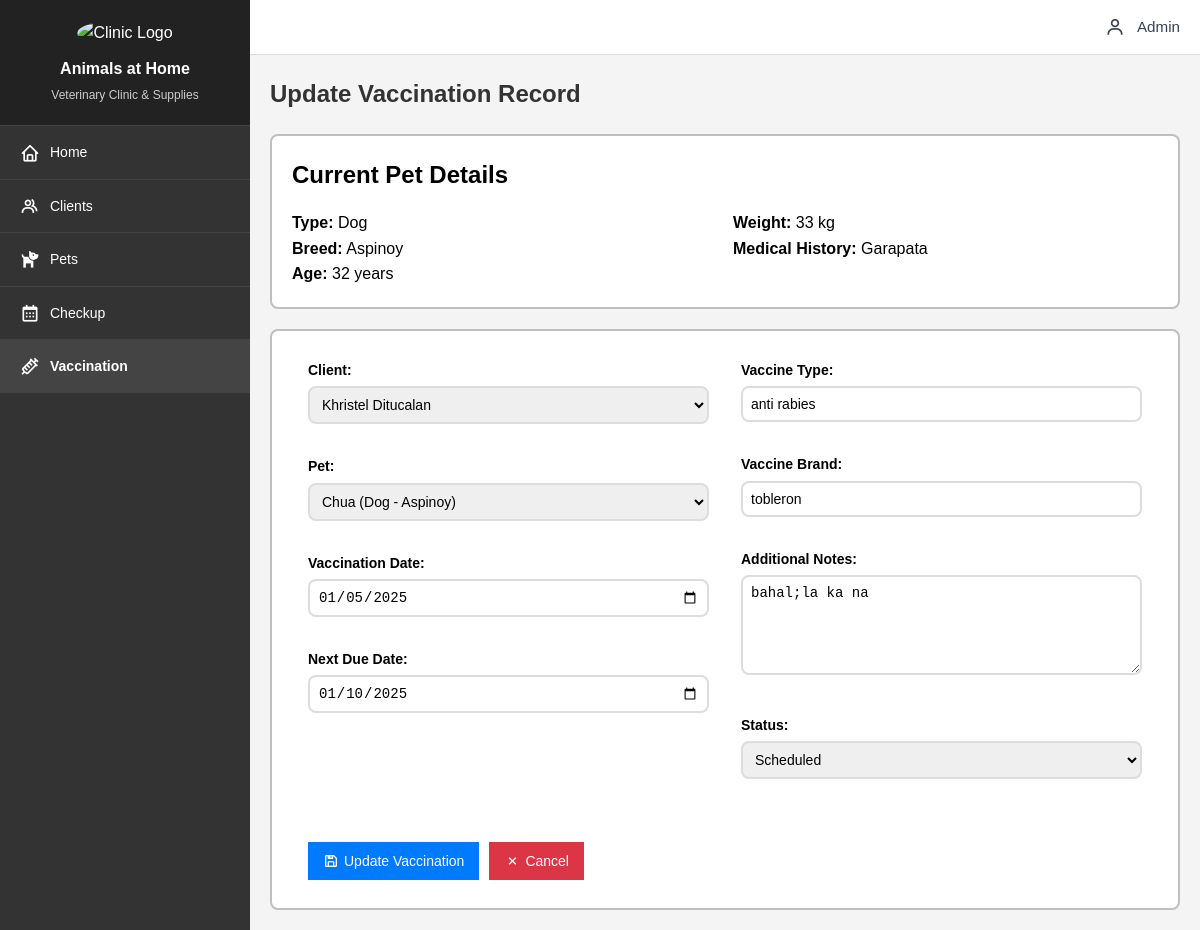
The app's page /vaccination/update.php?id=3 (signed in) with its own data.
### tables this page shows
CREATE TABLE `vaccination_info` (
  `id` int(11) NOT NULL,
  `clientid` int(11) NOT NULL,
  `petid` int(11) NOT NULL,
  `vaccination_date` date NOT NULL,
  `vaccine_type` varchar(100) NOT NULL,
  `vaccine_brand` varchar(100) NOT NULL,
  `next_vaccination_date` date NOT NULL,
  `notes` text DEFAULT NULL,
  `status` varchar(20) NOT NULL
);

CREATE TABLE `pet_info` (
  `id` int(6) NOT NULL,
  `pet_type` varchar(20) DEFAULT NULL,
  `pet_breed` varchar(20) DEFAULT NULL,
  `pet_name` varchar(20) DEFAULT NULL,
  `pet_gender` varchar(20) DEFAULT NULL,
  `pet_color` varchar(20) DEFAULT NULL,
  `dob` datetime DEFAULT NULL,
  `age` varchar(20) DEFAULT NULL,
  `weight` varchar(20) DEFAULT NULL,
  `med_history` varchar(50) DEFAULT NULL,
  `reg_date` datetime DEFAULT current_timestamp()
);

### vaccination/update.php (the view, shortened to what this page needs)
<?php
require_once '../config/database.php';
$id = isset($_GET['id']) ? $_GET['id'] : 0;
$result = $mysqli->query("SELECT v.*, p.pet_type, p.pet_breed, p.age, p.weight, p.med_history
    FROM vaccination_info v
    LEFT JOIN pet_info p ON v.petid = p.id
    WHERE v.id = $id");
$vaccination = $result->fetch_assoc();
$clients = $mysqli->query("SELECT id, CONCAT(fname, ' ', lname) as name FROM client_info ORDER BY lname, fname");
$pets = $mysqli->query("SELECT id, pet_name, pet_type, pet_breed, age, weight, med_history FROM pet_info ORDER BY pet_name");
?>
<!DOCTYPE html>
<html lang="en">
<head>
  <link href='https://unpkg.com/boxicons@2.1.4/css/boxicons.min.css' rel='stylesheet'>
  <link rel="stylesheet" href="../css/style.css">
</head>
<body>
  <div class="wrapper">
    <nav id="sidebar">
      <div class="sidebar-header">
        <img src="../images/aah-logo.jpg" alt="Clinic Logo" class="logo">
        <div class="clinic-info">
          <h3>Animals at Home</h3>
          <p>Veterinary Clinic & Supplies</p>
        </div>
      </div>
      <ul class="nav-links">
        <li>
          <a href="../index.php">
            <i class='bx bx-home'></i>
            <span>Home</span>
          </a>
        </li>
        <li>
          <a href="../clients/index.php">
            <i class='bx bx-group'></i>
            <span>Clients</span>
          </a>
        </li>
        <li>
          <a href="../pets/index.php">
            <i class='bx bxs-dog'></i>
            <span>Pets</span>
          </a>
        </li>
        <li>
          <a href="../appointments/index.php">
            <i class='bx bx-calendar'></i>
            <span>Checkup</span>
          </a>
        </li>
        <li class="active">
          <a href="../vaccination/index.php">
            <i class='bx bx-injection'></i>
            <span>Vaccination</span>
          </a>
        </li>
      </ul>
    </nav>
    <div id="content">
      <header>
        <div class="user-menu">
          <i class='bx bx-user'></i>
          <span>Admin</span>
        </div>
      </header>
      <main>
        <div class="content-header">
          <h1>Update Vaccination Record</h1>
        </div>
        <div class="form-container" style="margin-bottom: 20px;">
          <h2>Current Pet Details</h2>
          <div class="pet-details" style="display: grid; grid-template-columns: repeat(2, 1fr); gap: 1rem; margin-top: 1rem;">
            <div>
              <p><strong>Type:</strong> <?php echo htmlspecialchars($vaccination['pet_type']); ?></p>
              <p><strong>Breed:</strong> <?php echo htmlspecialchars($vaccination['pet_breed']); ?></p>
              <p><strong>Age:</strong> <?php echo $vaccination['age']; ?> years</p>
            </div>
            <div>
              <p><strong>Weight:</strong> <?php echo $vaccination['weight']; ?> kg</p>
              <p><strong>Medical History:</strong> <?php echo htmlspecialchars($vaccination['med_history']); ?></p>
            </div>
          </div>
        </div>
        <div class="form-container">
          <form method="POST" class="crud-form two-columns">
            <div class="form-column">
              <div class="form-group">
                <label>Client:</label>
                <select name="client_id" required>
                  <?php while ($client = $clients->fetch_assoc()): ?>
                    <option value="<?php echo $client['id']; ?>" <?php echo $client['id'] == $vaccination['clientid'] ? 'selected' : ''; ?>>
                      <?php echo $client['name']; ?>
                    </option>
                  <?php endwhile; ?>
                </select>
              </div>
              <div class="form-group">
                <label>Pet:</label>
                <select name="pet_id" required>
                  <?php while ($pet = $pets->fetch_assoc()): ?>
                    <option value="<?php echo $pet['id']; ?>" <?php echo $pet['id'] == $vaccination['petid'] ? 'selected' : ''; ?>>
                      <?php echo $pet['pet_name']; ?>
                      (<?php echo $pet['pet_type']; ?> - <?php echo $pet['pet_breed']; ?>)
                    </option>
                  <?php endwhile; ?>
                </select>
              </div>
              <div class="form-group">
                <label>Vaccination Date:</label>
                <input type="date" name="vaccination_date" value="<?php echo date('Y-m-d', strtotime($vaccination['vaccination_date'])); ?>" required>
              </div>
              <div class="form-group">
                <label>Next Due Date:</label>
                <input type="date" name="next_vaccination_date" value="<?php echo date('Y-m-d', strtotime($vaccination['next_vaccination_date'])); ?>" required>
              </div>
            </div>
            <div class="form-column">
              <div class="form-group">
                <label>Vaccine Type:</label>
                <input type="text" name="vaccine_type" value="<?php echo $vaccination['vaccine_type']; ?>" required>
              </div>
              <div class="form-group">
                <label>Vaccine Brand:</label>
                <input type="text" name="vaccine_brand" value="<?php echo $vaccination['vaccine_brand']; ?>" required>
              </div>
              <div class="form-group">
                <label>Additional Notes:</label>
                <textarea name="notes"><?php echo $vaccination['notes']; ?></textarea>
              </div>
              <div class="form-group">
                <label>Status:</label>
                <select name="status" required>
                  <option value="Scheduled" <?php echo $vaccination['status'] == 'Scheduled' ? 'selected' : ''; ?>>Scheduled</option>
                </select>
              </div>
            </div>
            <div class="form-actions full-width">
              <button type="submit" class="btn-submit">
                <i class='bx bx-save'></i>
                <span>Update Vaccination</span>
              </button>
              <a href="index.php" class="btn-cancel">
                <i class='bx bx-x'></i>
                <span>Cancel</span>
              </a>
            </div>
          </form>
        </div>
      </main>
    </div>
  </div>
</body>
</html>

### css/style.css (style rules this page uses)
* { margin: 0; padding: 0; box-sizing: border-box; }
body { font-family: Helvetica, sans-serif; line-height: 1.6; background: #f4f4f4; }
.wrapper { display: flex; min-height: 100vh; }
#sidebar { width: 250px; background: #333; color: #fff; }
.sidebar-header { padding: 20px; text-align: center; background: #222; border-bottom: 1px solid #444; }
.logo { width: 80px; margin-bottom: 10px; border-radius: 50%; }
.clinic-info h3 { font-size: 16px; margin-bottom: 5px; }
.clinic-info p { font-size: 12px; color: #ccc; }
.nav-links { list-style: none; }
.nav-links li a { display: flex; align-items: center; padding: 15px 20px; color: #fff; text-decoration: none; font-size: 14px; border-bottom: 1px solid #444; }
.nav-links li a i { margin-right: 10px; font-size: 20px; }
.nav-links li.active a { background: #444; font-weight: bold; }
#content { flex: 1; background: #f4f4f4; }
header { background: #fff; padding: 15px 20px; border-bottom: 1px solid #ddd; display: flex; justify-content: flex-end; }
.user-menu { display: flex; align-items: center; gap: 0.75rem; color: #374151; }
.user-menu i { font-size: 1.25rem; }
.user-menu span { font-size: 0.95rem; font-weight: 500; }
main { padding: 20px; }
.content-header { display: flex; justify-content: space-between; align-items: center; margin-bottom: 20px; }
.content-header h1 { font-size: 24px; color: #333; }
.btn-add, .btn-search, .btn-clear, .btn-submit, .btn-cancel { padding: 8px 15px; border: none; cursor: pointer; font-size: 14px; text-decoration: none; color: #fff; display: flex; align-items: center; gap: 5px; }
.btn-add i, .btn-search i, .btn-clear i, .btn-submit i, .btn-cancel i { font-size: 16px; }
.btn-submit { background: #007bff; }
.btn-cancel { background: #dc3545; }
.form-container { background: #fff; padding: 20px; border: 2px solid rgba(0, 0, 0, 0.25); border-radius: 8px; }
.form-container form { padding: 8px 16px; }
.crud-form { display: grid; grid-template-columns: 1fr 1fr; gap: 2rem; }
.form-group { margin-bottom: 15px; }
.form-group label { display: block; margin-bottom: 5px; font-weight: bold; font-size: 14px; }
.form-group input, .form-group textarea, .form-group select { width: 100%; padding: 8px; border: 2px solid #ddd; border-radius: 8px; font-size: 14px; }
.form-group textarea { height: 100px; resize: vertical; }
.form-actions { display: flex; gap: 10px; margin-top: 20px; }
.form-column { display: flex; flex-direction: column; gap: 1rem; }
.form-actions.full-width { grid-column: 1 / -1; margin-top: 1rem; }

### records on screen
vaccination_info: petid.pet_type "Dog", petid.pet_breed "Aspinoy", petid.age "32", petid.weight "33", petid.med_history "Garapata", client_id "Khristel Ditucalan", pet_id "Chua (Dog - Aspinoy)", vaccination_date "01/05/2025", next_vaccination_date "01/10/2025", vaccine_type "anti rabies", vaccine_brand "tobleron", notes "bahal;la ka na", status "Scheduled"
